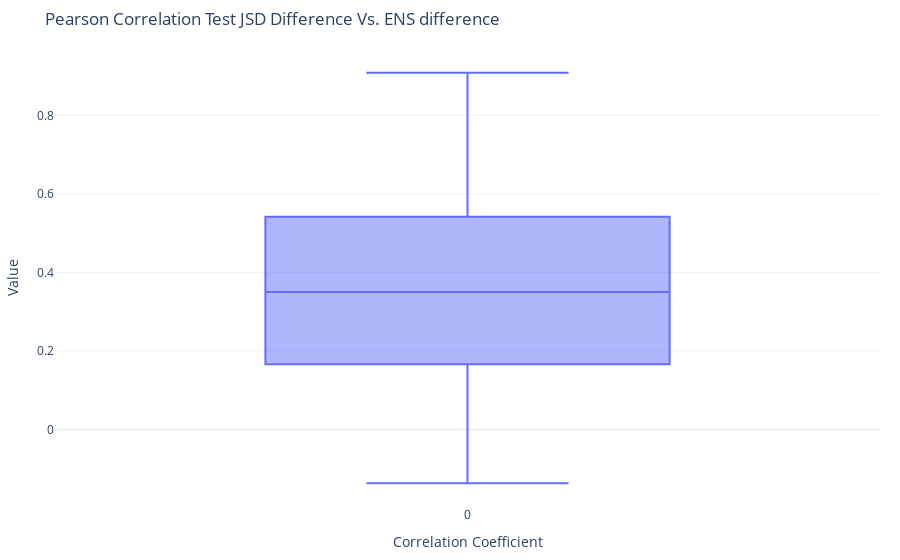

This figure's notebook cell:
### Markdown cell above
Pearson Correlation Test JSD Difference Vs. ENS difference

### Code cell
correlation_list2 = {}
p_value_list2 = {}
for gene, lists in gene_data_dict.items():
    jsd_diff_list, ens_abs_diff_list = remove_outliers_iqr(lists['jsd_diff'], lists['ens_abs_diff'])

    #Add the correlation factor in the list
    cor, p_value = scipy.stats.pearsonr(jsd_diff_list, ens_abs_diff_list)
    correlation_list2[gene] = cor
    p_value_list2[gene] = p_value 

fig2 = px.box(correlation_list2.values(), title= 'Pearson Correlation Test JSD Difference Vs. ENS difference')
# Update layout with labels and title
fig2.update_layout(
    template='plotly_white',
    margin=dict(l=20, r=20, t=50, b=20),
    autosize=True,
    yaxis_title_font={'size': 20},  
    xaxis_title_font={'size': 20}, 
    xaxis_title='Correlation Coefficient',
    yaxis_title='Value',
    width=None
)
fig2.show()
# fig2.write_image('jsd_ens_diff_cc.pdf')

### Figure 1 — Plotly figure (JSON) as saved in the notebook; plotly's stock layout.template omitted (floating-point values rounded to 4 significant figures; data arrays with more than 128 entries replaced by an {"elided": "..."} marker saying what was removed)
{"data": [{"alignmentgroup": "True", "hovertemplate": "variable=%{x}<br>value=%{y}<extra></extra>", "legendgroup": "", "marker": {"color": "#636efa"}, "name": "", "notched": false, "offsetgroup": "", "orientation": "v", "showlegend": false, "type": "box", "x": {"elided": "130 str values"}, "x0": " ", "xaxis": "x", "y": {"elided": "130 float values"}, "y0": " ", "yaxis": "y"}], "layout": {"autosize": true, "boxmode": "group", "legend": {"tracegroupgap": 0}, "margin": {"b": 20, "l": 20, "r": 20, "t": 50}, "title": {"text": "Pearson Correlation Test JSD Difference Vs. ENS difference"}, "xaxis": {"anchor": "y", "domain": [0, 1], "title": {"text": "Correlation Coefficient"}}, "yaxis": {"anchor": "x", "domain": [0, 1], "title": {"text": "Value"}}}}
